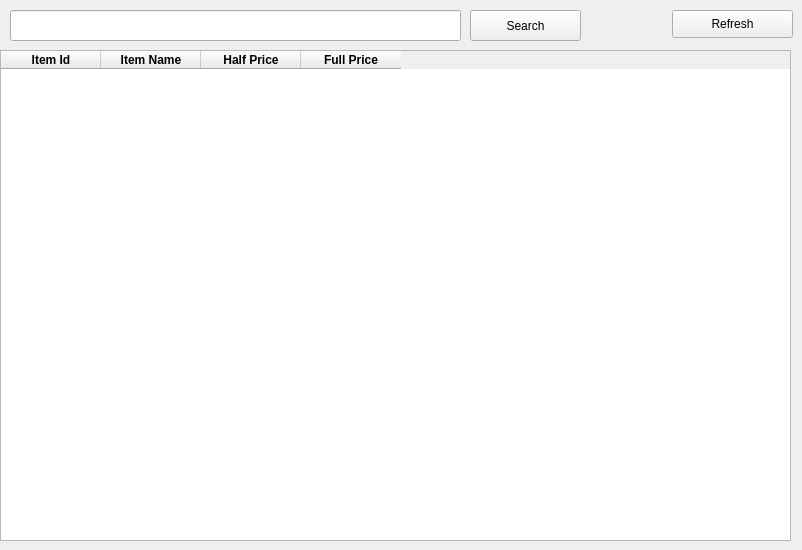
      <widget class="QWidget" name="tab_7">
       <attribute name="icon">
        <iconset>
         <normaloff>Assets/starters.png</normaloff>Assets/starters.png</iconset>
       </attribute>
       <attribute name="title">
        <string>Starters</string>
       </attribute>
       <widget class="QPushButton" name="pushButton_8">
        <property name="geometry">
         <rect>
          <x>672</x>
          <y>10</y>
          <width>121</width>
          <height>28</height>
         </rect>
        </property>
        <property name="text">
         <string>Refresh</string>
        </property>
        <property name="icon">
         <iconset>
          <normaloff>Assets/reset.png</normaloff>Assets/reset.png</iconset>
        </property>
       </widget>
       <widget class="QTableWidget" name="tableWidget_2">
        <property name="geometry">
         <rect>
          <x>0</x>
          <y>50</y>
          <width>791</width>
          <height>491</height>
         </rect>
        </property>
        <property name="editTriggers">
         <set>QAbstractItemView::NoEditTriggers</set>
        </property>
        <column>
         <property name="text">
          <string>Item Id</string>
         </property>
         <property name="font">
          <font>
           <weight>75</weight>
           <bold>true</bold>
          </font>
         </property>
        </column>
        <column>
         <property name="text">
          <string>Item Name</string>
         </property>
         <property name="font">
          <font>
           <weight>75</weight>
           <bold>true</bold>
          </font>
         </property>
        </column>
        <column>
         <property name="text">
          <string>Half Price</string>
         </property>
         <property name="font">
          <font>
           <weight>75</weight>
           <bold>true</bold>
          </font>
         </property>
        </column>
        <column>
         <property name="text">
          <string>Full Price</string>
         </property>
         <property name="font">
          <font>
           <weight>75</weight>
           <bold>true</bold>
          </font>
         </property>
        </column>
       </widget>
       <widget class="QPushButton" name="pushButton_35">
        <property name="geometry">
         <rect>
          <x>470</x>
          <y>10</y>
          <width>111</width>
          <height>31</height>
         </rect>
        </property>
        <property name="text">
         <string>Search</string>
        </property>
        <property name="icon">
         <iconset>
          <normaloff>Assets/search.png</normaloff>Assets/search.png</iconset>
        </property>
       </widget>
       <widget class="QLineEdit" name="lineEdit_9">
        <property name="geometry">
         <rect>
          <x>10</x>
          <y>10</y>
          <width>451</width>
          <height>31</height>
         </rect>
        </property>
        <property name="toolTip">
         <string>Enter Item Name</string>
        </property>
        <property name="text">
         <string/>
        </property>
       </widget>
      </widget>
